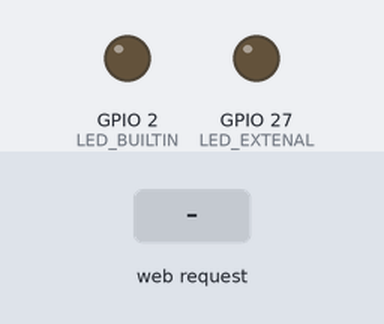
Bench run of a sketch on a simulated ESP32. Shown: output pins drawn as LEDs (lit = HIGH). The inputs (shaded band) are chosen by the test bench. WiFi joins after 1.5 s; servers stay silent unless stated; what the sketch prints to the serial monitor is not drawn.

Above: at 2.3 s.
2.4 s: HTTP request GET /H received
At 3.6 s:
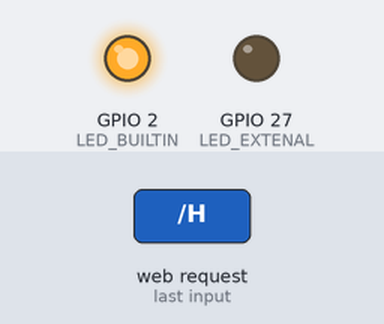
3.9 s: HTTP request GET /N received
At 4.8 s:
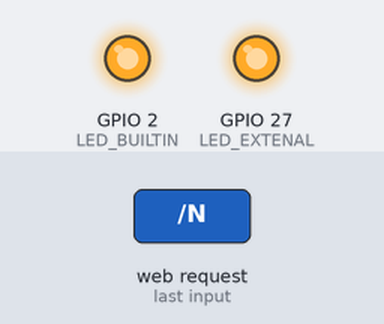
5.4 s: HTTP request GET /L received
At 6.0 s:
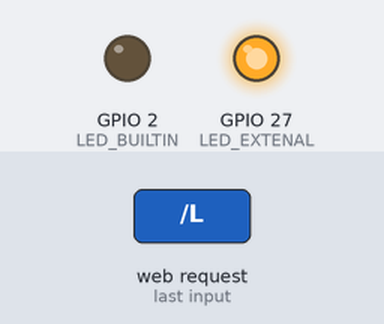
Timing chart, 0 to 8.4 s (numbered marks = the images above; inputs shaded):
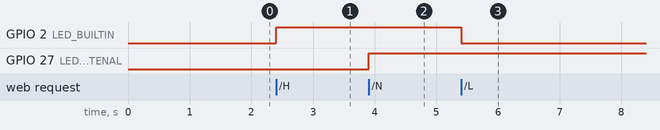

Measured:
- after the input at 2.4 s, GPIO 2 (LED_BUILTIN): LOW → HIGH at once
- after the input at 3.9 s, GPIO 27 (LED_EXTENAL): LOW → HIGH at once
- after the input at 5.4 s, GPIO 2 (LED_BUILTIN): HIGH → LOW at once

The sketch:

part_7_2.ino
```cpp
#include <WiFi.h>

static const BaseType_t core_zero = 0;
static const BaseType_t core_one = 1;

int LED_BUILTIN = 2;
int LED_EXTENAL = 27;

static TaskHandle_t task_1 = NULL;
static TaskHandle_t task_2 = NULL;

// credentials for the hotsopt
const char* ssid     = "EN20421380";
const char* password = "password";

WiFiServer server(80);

void connect_wifi(void *parameters) {
  Serial.println();
  Serial.println();
  Serial.print("Connecting to ");
  Serial.println(ssid);

  WiFi.begin(ssid, password);

  while (WiFi.status() != WL_CONNECTED) {
      delay(500);
      Serial.print(".");
  }

  Serial.println("");
  Serial.println("WiFi connected.");
  Serial.println("IP address: ");
  Serial.println(WiFi.localIP());

  server.begin();

  // start task 2
  xTaskCreatePinnedToCore(web_server, "Web Server", 4096, NULL, 1, &task_2, core_one);

  // delete task 1
  vTaskDelete(task_1);
}

void web_server(void *parameters) {
  while(1) {

    WiFiClient client = server.available();

    if (client) {
      Serial.println("New Client.");
      String currentLine = "";

      while (client.connected()) {

        if (client.available()) {
          char c = client.read();
          Serial.write(c);

          if (c == '\n') {
            if (currentLine.length() == 0) {
              client.println("HTTP/1.1 200 OK");
              client.println("Content-type:text/html");
              client.println();

              client.print("Click <a href=\"/H\">here</a> to turn the in built LED on.<br>");
              client.print("Click <a href=\"/L\">here</a> to turn the in built LED off.<br>");

              client.print("Click <a href=\"/N\">here</a> to turn the LED on pin 27 on.<br>");
              client.print("Click <a href=\"/M\">here</a> to turn the LED on pin 77 off.<br>");

              client.println();
              break;

            } else {
              currentLine = "";
            }

          } else if (c != '\r') {
            currentLine += c;
          }

          if (currentLine.endsWith("GET /H")) {
            digitalWrite(LED_BUILTIN, HIGH);
          }

          if (currentLine.endsWith("GET /L")) {
            digitalWrite(LED_BUILTIN, LOW);
          }

          if (currentLine.endsWith("GET /N")) {
            digitalWrite(LED_EXTENAL, HIGH);
          }

          if (currentLine.endsWith("GET /M")) {
            digitalWrite(LED_EXTENAL, LOW);
          }
        }
      }

      client.stop();
      Serial.println("Client Disconnected.");
    }
  }
}

void setup() {
  Serial.begin(115200);

  pinMode(LED_BUILTIN, OUTPUT);
  pinMode(LED_EXTENAL, OUTPUT);

  // Start task A
  xTaskCreatePinnedToCore(connect_wifi, "Connect WiFi", 4096, NULL, 1, &task_1, core_zero);

  // Delete "setup and loop" task
  vTaskDelete(NULL);
}

void loop() {}
```
